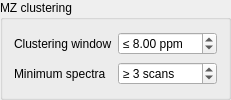
                        <widget class="QGroupBox" name="groupBox_5">
                         <property name="title">
                          <string>MZ clustering</string>
                         </property>
                         <layout class="QGridLayout" name="gridLayout_25">
                          <item row="1" column="1">
                           <widget class="QSpinBox" name="minSpectraCount">
                            <property name="suffix">
                             <string> scans</string>
                            </property>
                            <property name="prefix">
                             <string>≥ </string>
                            </property>
                            <property name="minimum">
                             <number>1</number>
                            </property>
                            <property name="maximum">
                             <number>9999</number>
                            </property>
                            <property name="value">
                             <number>3</number>
                            </property>
                           </widget>
                          </item>
                          <item row="1" column="0">
                           <widget class="QLabel" name="label_45">
                            <property name="text">
                             <string>Minimum spectra</string>
                            </property>
                           </widget>
                          </item>
                          <item row="0" column="0">
                           <widget class="QLabel" name="label_44">
                            <property name="text">
                             <string>Clustering window</string>
                            </property>
                           </widget>
                          </item>
                          <item row="0" column="1">
                           <widget class="QDoubleSpinBox" name="clustPPM">
                            <property name="prefix">
                             <string>≤ </string>
                            </property>
                            <property name="suffix">
                             <string> ppm</string>
                            </property>
                            <property name="minimum">
                             <double>1.000000000000000</double>
                            </property>
                            <property name="value">
                             <double>8.000000000000000</double>
                            </property>
                           </widget>
                          </item>
                         </layout>
                        </widget>
